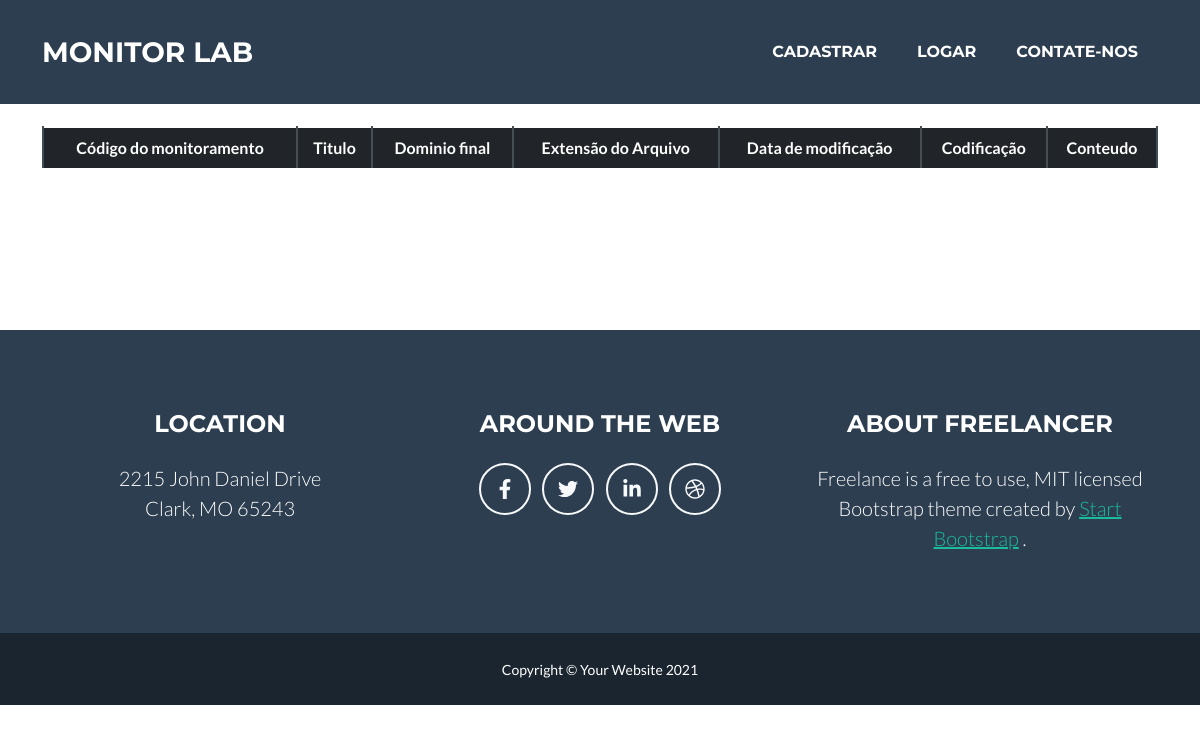
/versoes.php?id=2, run on an earlier commit of the app's database.
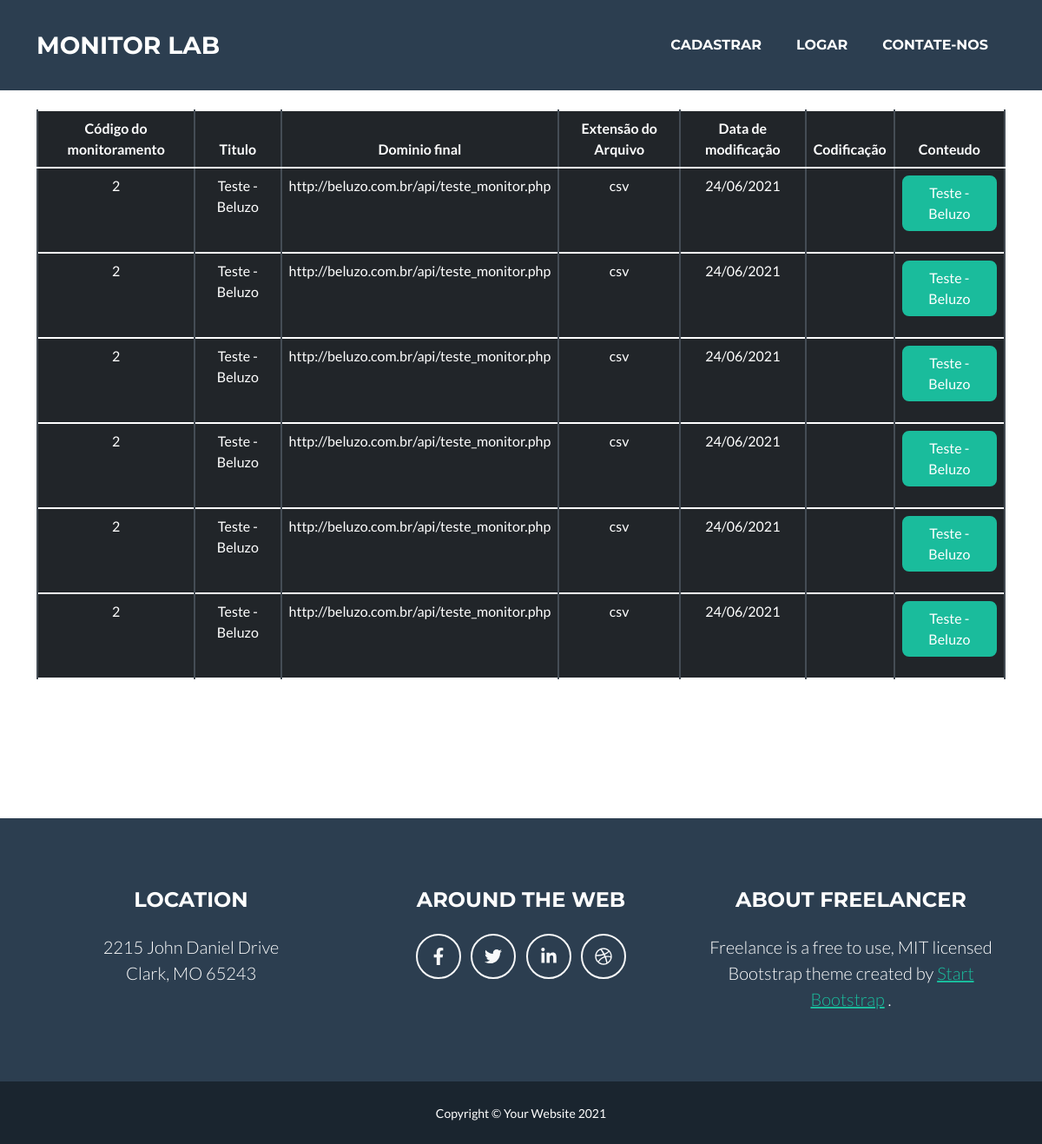
And on a later commit of the database.
### tables this page shows
CREATE TABLE IF NOT EXISTS `versoes` (
  `id_versoes` int(11) NOT NULL AUTO_INCREMENT,
  `cod_monitoramento` int(11) NOT NULL,
  `titulo` varchar(300) NOT NULL,
  `dominio_final` varchar(300) NOT NULL,
  `extensao_arquivo` varchar(300) NOT NULL,
  `data` varchar(300) NOT NULL,
  `conteudo` longtext NOT NULL,
  `codificacao` varchar(300) NOT NULL,
  PRIMARY KEY (`id_versoes`),
  KEY `cod_monitoramento` (`cod_monitoramento`)
);

### versoes.php (the view, shortened to what this page needs)
<?php
	include "cabecalho.php";
	$id=$_GET["id"];
?>
	<div class="masthead container">
	<table class="text-center table table-dark table-bordered table-responsive-lg">
		<thead>
			<tr>
			  <th scope="col">Código do monitoramento</th>
			  <th scope="col">Titulo</th>
			  <th scope="col">Dominio final</th>
			  <th scope="col">Extensão do Arquivo</th>
			  <th scope="col">Data de modificação</th>
			  <th scope="col">Codificação</th>
			  <th scope="col">Conteudo</th>
			</tr>
		</thead>
		<tbody id="tabela_versoes">
			<?php
		include "conexao.php";
		$select="SELECT cod_monitoramento, titulo, dominio_final, extensao_arquivo, data, conteudo, codificacao FROM versoes WHERE cod_monitoramento='$id'";
		$res = mysqli_query($con, $select) or die(mysqli_error($con));
		$cont=0;
		while($linha=mysqli_fetch_assoc($res)){
			$mais='<div class="text-dark">
				<a class="btn btn-primary" data-toggle="collapse" href="#collapseExample'.$cont.'" role="button" aria-expanded="false" aria-controls="collapseExample'.$cont.'">
					'.$linha["titulo"].'
				</a>
				</p>
				<div class="collapse" id="collapseExample'.$cont.'">
					<div class="card card-body">
						'.$linha["conteudo"].'
					</div>
				</div>
			</div>';
		echo "<tr>
				<td>".$linha["cod_monitoramento"]."</td>
				<td>".$linha["titulo"]."</td>
				<td>".$linha["dominio_final"]."</td>
				<td>".$linha["extensao_arquivo"]."</td>
				<td>".$linha["data"]."</td>
				<td>".$linha["codificacao"]."</td>
				<td>$mais</td>
			</tr>";
			$cont++;
		}
	?>
		</tbody>
	</table>
	<br />
	</div>
	<br />
<?php
	include "rodape.php";
?>

### cabecalho.php (shortened to what this page needs)
<!DOCTYPE html>
<html lang="pt-br">
    <head>
        <link href="bootstrap/css/bootstrap.min.css" rel="stylesheet" />
        <link href="css/styles.css" rel="stylesheet" />
		<link href="css/monitor_lab.css" rel="stylesheet" />
    </head>
    <body id="page-top">
        <nav class="navbar navbar-expand-lg bg-secondary text-uppercase fixed-top" id="mainNav">
            <div class="container">
                <a class="navbar-brand" href="#page-top">Monitor LAB</a>
                <div class="collapse navbar-collapse" id="navbarResponsive">
                    <ul class="navbar-nav ms-auto">
						<?php
							if(!isset($_SESSION["cargo"])){
								echo'<li class="nav-item mx-0 mx-lg-1"><a class="nav-link py-3 px-0 px-lg-3 rounded" href="#" data-toggle="modal" data-target="#modal_cadastro">Cadastrar</a></li>
								<li class="nav-item mx-0 mx-lg-1"><a class="nav-link py-3 px-0 px-lg-3 rounded" href="#" data-toggle="modal" data-target="#modal_login">logar</a></li>
								<li class="nav-item mx-0 mx-lg-1"><a class="nav-link py-3 px-0 px-lg-3 rounded" href="#contact">Contate-nos</a></li>';
							}
						?>
                    </ul>
                </div>
            </div>
        </nav>

### rodape.php
<footer class="footer text-center">
            <div class="container">
                <div class="row">
                    <div class="col-lg-4 mb-5 mb-lg-0">
                        <h4 class="text-uppercase mb-4">Location</h4>
                        <p class="lead mb-0">
                            2215 John Daniel Drive
                            <br />
                            Clark, MO 65243
                        </p>
                    </div>
                    <div class="col-lg-4 mb-5 mb-lg-0">
                        <h4 class="text-uppercase mb-4">Around the Web</h4>
                        <a class="btn btn-outline-light btn-social mx-1" href="#!"><i class="fab fa-fw fa-facebook-f"></i></a>
                        <a class="btn btn-outline-light btn-social mx-1" href="#!"><i class="fab fa-fw fa-twitter"></i></a>
                        <a class="btn btn-outline-light btn-social mx-1" href="#!"><i class="fab fa-fw fa-linkedin-in"></i></a>
                        <a class="btn btn-outline-light btn-social mx-1" href="#!"><i class="fab fa-fw fa-dribbble"></i></a>
                    </div>
                    <div class="col-lg-4">
                        <h4 class="text-uppercase mb-4">About Freelancer</h4>
                        <p class="lead mb-0">
                            Freelance is a free to use, MIT licensed Bootstrap theme created by
                            <a href="http://startbootstrap.com">Start Bootstrap</a>
                            .
                        </p>
                    </div>
                </div>
            </div>
        </footer>
        <div class="copyright py-4 text-center text-white">
            <div class="container"><small>Copyright &copy; Your Website 2021</small></div>
        </div>

### css/monitor_lab.css (style rules this page uses)
.masthead { padding-top: calc(6rem + 30px); }

What changed in the data, as far as the page shows it:
added versoes: cod_monitoramento "2", titulo "Teste - Beluzo", dominio_final "http://beluzo.com.br/api/teste_monitor.php", extensao_arquivo "csv", data "24/06/2021"
added versoes: cod_monitoramento "2", titulo "Teste - Beluzo", dominio_final "http://beluzo.com.br/api/teste_monitor.php", extensao_arquivo "csv", data "24/06/2021"
added versoes: cod_monitoramento "2", titulo "Teste - Beluzo", dominio_final "http://beluzo.com.br/api/teste_monitor.php", extensao_arquivo "csv", data "24/06/2021"
added versoes: cod_monitoramento "2", titulo "Teste - Beluzo", dominio_final "http://beluzo.com.br/api/teste_monitor.php", extensao_arquivo "csv", data "24/06/2021"
added versoes: cod_monitoramento "2", titulo "Teste - Beluzo", dominio_final "http://beluzo.com.br/api/teste_monitor.php", extensao_arquivo "csv", data "24/06/2021"
added versoes: cod_monitoramento "2", titulo "Teste - Beluzo", dominio_final "http://beluzo.com.br/api/teste_monitor.php", extensao_arquivo "csv", data "24/06/2021"
